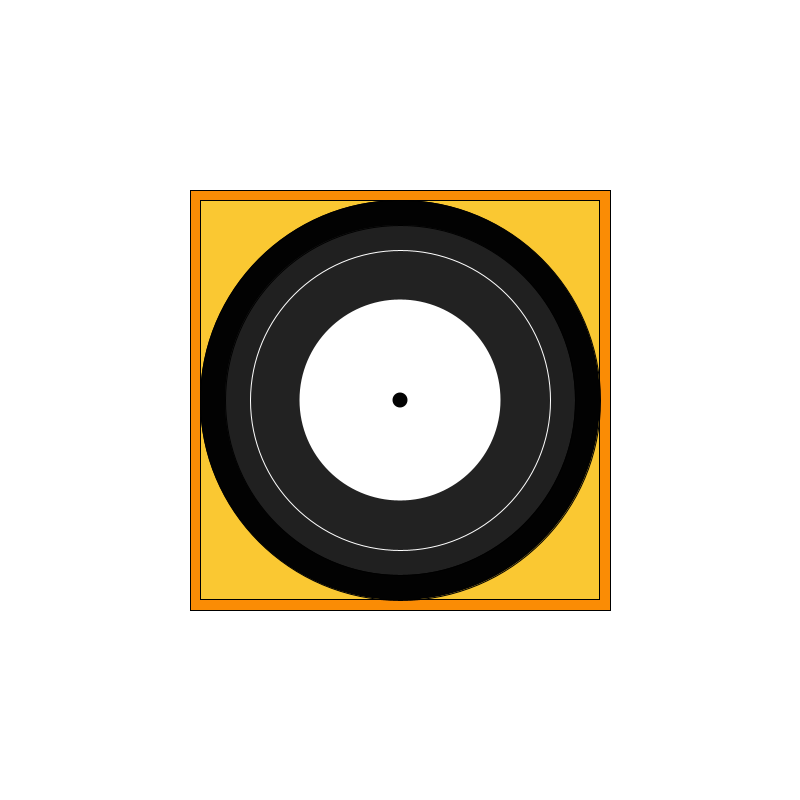
Frame 1 (no input)
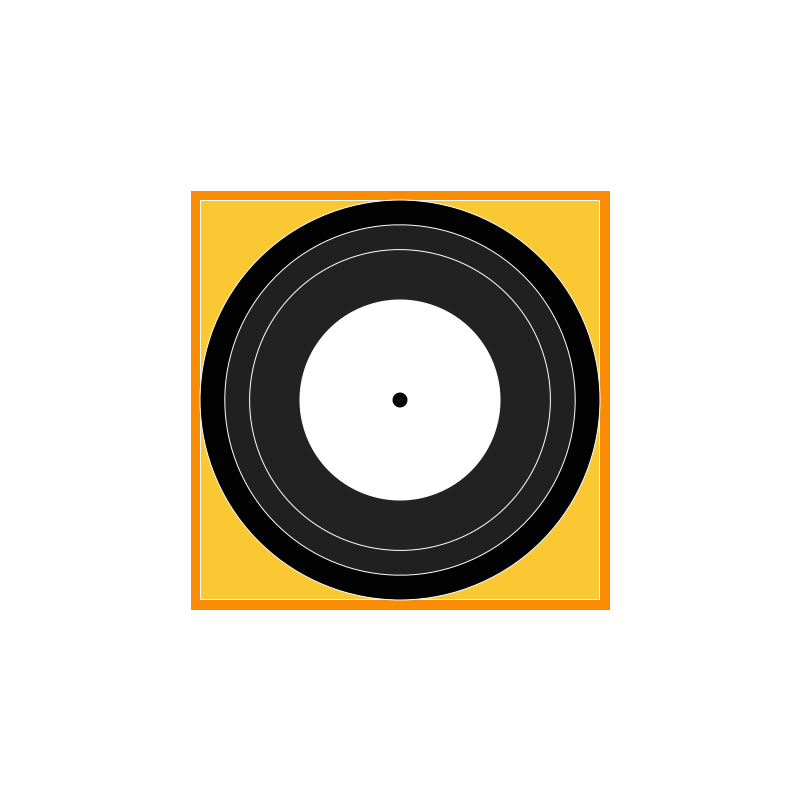
Frame 60 (the mouse pressed at the canvas centre just before this capture)
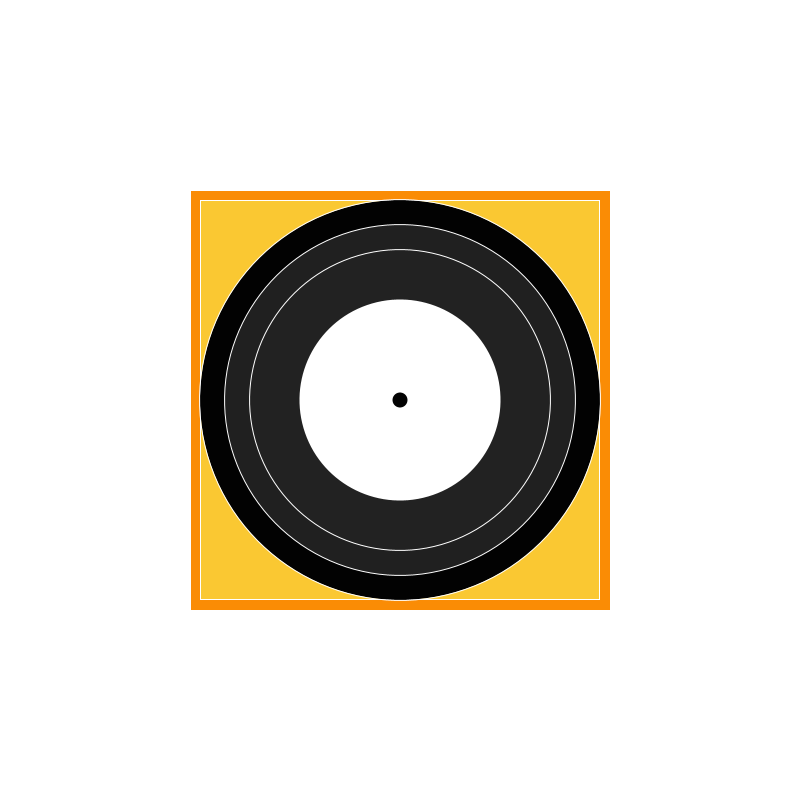
Frame 120 (the mouse held since frame 60 and released just before this capture)

The Processing sketch that drew these frames (run headless with seeded random() and noise(); from frame 60 on, the mouse is pressed at the canvas centre):

// Processing sketch: sketch_PlayMyJAM
// ── sketch_PlayMyJAM.pde
//PROPERTIES                  //METHOD
//Color                       //Spin
//Size                        //Scratch
//rotationSpeed               //Color


//int recColor = rec(color(HSB), random(230), random(200));
//int recSpin = 
Spin rec = new Spin();


void setup () {
  size (800, 800);
  background(255);
}

void draw() {

  background(255);
  //TurnTable
  fill(250, 140, 5);//Rect 1
  rect(190, 190, 420, 420);
  
  fill(250, 200, 50);//Rect 2
  rect(200, 200, 399, 399);
  
  rec.drawRecord();
  
}

class Spin {
  float recX = 400;
  float recY = 200;
  float recSize = 5;
  float speed = 0.1;
  float myRotation = 0;

 
  
  
  Spin(){
    
    
  
  }

  void drawRecord(){
 //ROATAION
    pushMatrix();
    translate(400,400);
    rotate(myRotation);
  
    fill(2);
    ellipse(0, 0, width/2, height/2);
  
  
    fill(255, 255, 255, 30);//white
    smooth();
    ellipse(0, 0, 350, 350);
  
    fill(255, 255, 255, 2);//white
    smooth();
    noStroke();
    ellipse(0, 0, 300, 300);
  
    fill(255, 255, 255, 6);//white
    smooth();
    ellipse(0, 0, recY, recY);
  
    fill(255);//white
    ellipse(0, 0, recY+1, recY+1);
  
    fill(2);//inner black
    ellipse(0, 0, 15, 15);
  
    noFill();
    smooth();
    stroke(255);
    ellipse(0, 0, 300, 300);
    
    popMatrix();
    
     myRotation = myRotation + speed;
    if (myRotation > TWO_PI) {
       myRotation = 0; 
      }

  }
}

void mousePressed() {
  rec.speed = 0;
  
  fill(random(255),0,0);

}
  
void mouseReleased(){
  rec.speed = 1;

  
  


}
